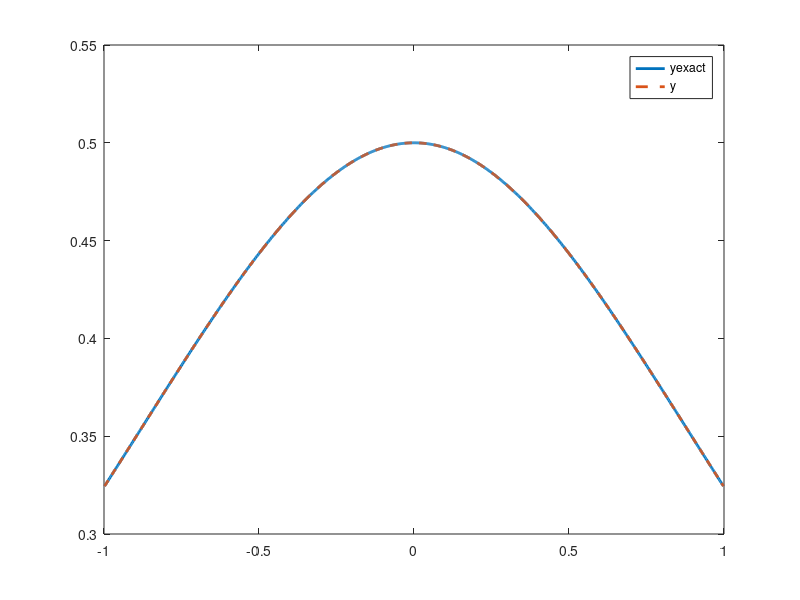

Recreate this plot in MATLAB.
clc;
clearvars;
%  We are solv1ng a 2 po1nt BVP problem w1th h3lp of finite difference  scheme
% given problem
% u'' = -u + 2(u')^2/u    -1<t<1
% u(-1) = u(1) = (e+e^-1)^-1

% Initial values according to the problem
a=-1;
b=1;
alpha = 1/(exp(1) + (1/exp(1)));
beta = 1/(exp(1) + (1/exp(1)));
% df/dy and df/d(y')
dfdy = @(t,y,y1) -1-(2*(y1)^2)/(y*y);
dfddy = @(t,y,y1) 4*y1/y;
% f(t,u,u') Consider it as a vector function
f = @(t,y,y1)  -y + (2*((y1).^2))./y;

M = 10;
error = zeros(1:M);

for po = 3:M
    % Number of steps
    N = 2^po;
    printf("Current N: %d",N);

    % Step size
    h = (b-a)/(N+1);

    % A matrix tridiagonal
    A = spdiags(ones(N,1)*[1 -2 1], -1:1, N, N);

    % Exact Solution
    yexact = zeros(1,N);
    for i = 2:N+1
        t = -1 + (i-1)*h;
        yexact(i-1) = (exp(t) + exp(-t))^-1;
    end

    % Initialise values;
    t = a + h*([1:N]');
    y = zeros(N,1);
    dy = zeros(N,1);
    ddy = zeros(N,1);
    g = zeros(N,1);
    g(1) = -alpha/(h*h);
    g(end) = -beta/(h*h);

    %  Initialized y with line interpolation
    for i = 1:N
        y(i) = alpha + i*(beta-alpha)/(N+1);
    end

    while (1)

        % y' Calculation
        dy(2:end-1) = (y(3:end) - y(1:end-2)) / (2*h);
        % Handle boundaries
        dy(1) = (y(2) - alpha) / (2*h);
        dy(end) = (beta - y(end-1)) / (2*h);

        % F vector
        fvec = f(t,y,dy);

        % We are solving Ay/(h*h) - fvec - g = 0
        H = (A*y)./(h*h) - fvec - g ;

        % Calculating F jacobian
        Fj = zeros(N,N);
        for i = 1:N
            Fj(i,i) = dfdy(a+i*h,y(i),dy(i));
        end
        for i = 1:N-1
            Fj(i,i+1) = dfddy(a+i*h,y(i),dy(i))/(2*h);
            Fj(i+1,i) = -dfddy(a+i*h,y(i+1),dy(i+1))/(2*h);
        end
        dH = A/(h*h) - Fj;

        % Newtons step
        y1 = y - (dH\H);

        % Epsilon check
        if (abs(norm(y1-y))<1e-8)
              y = y1;
              disp(y);
            break;
        end
        y = y1;
    end

    error(po) = max(abs(yexact-y'))/max(abs(yexact));
end

fprintf('\n');
for m = 3:M
    fprintf('%6d \t %0.6e \t %0.2f\n', 2^m, error(m), error(m-1)/error(m));
end

% Ploting
plot(a+[1:N]*h,yexact,'LineWidth',2);
hold on;
plot(a+[1:N]*h,y,'--','LineWidth',2);
legend('yexact','y');
